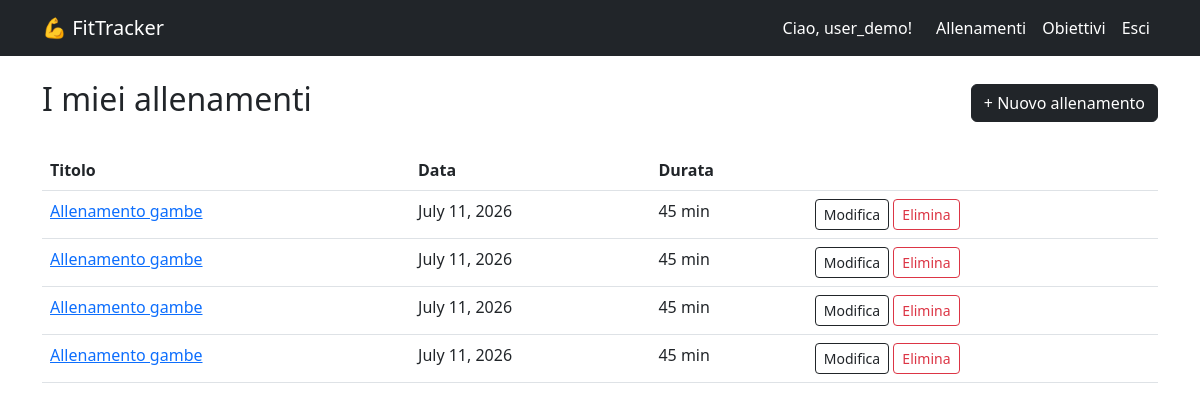
Before: /workout/ (signed in) with the older database file.
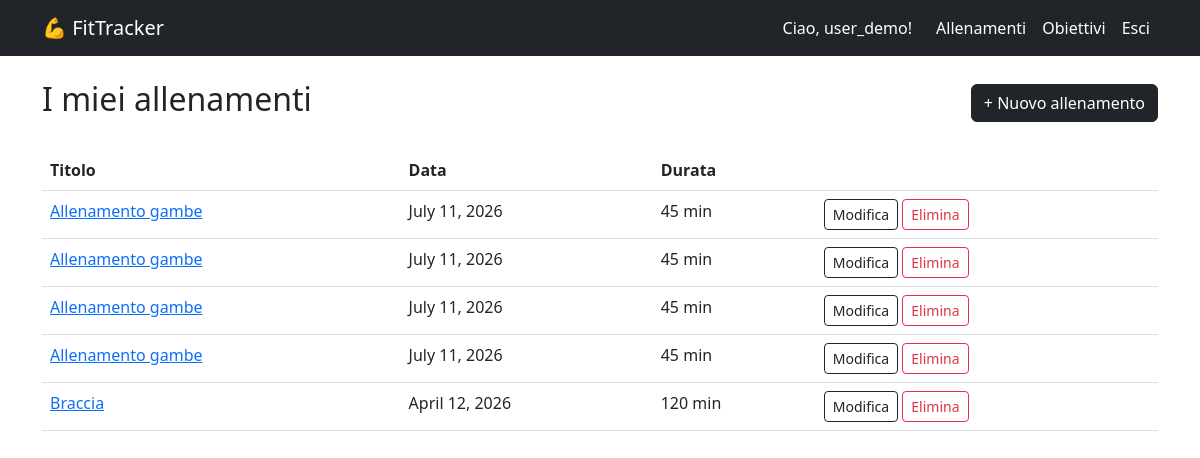
After: the same page with the newer database file.
### workout/models.py (models this page shows, shortened)
class Workout(models.Model):
    user = models.ForeignKey(settings.AUTH_USER_MODEL, on_delete=models.CASCADE, related_name='workouts')
    title = models.CharField(max_length = 200)
    date = models.DateField()
    duration_minutes = models.PositiveIntegerField()
    notes = models.TextField(blank = True)

### workout/views.py (the view)
# urls.py: path('workout/', views.WorkoutListView.as_view(), name='workout_list'),
class WorkoutListView(LoginRequiredMixin, ListView):
    model = Workout
    template_name = 'workout/workout_list.html'
    context_object_name = 'workouts'
    def get_queryset(self):
        return Workout.objects.filter(user = self.request.user).order_by('-date')

### workout/templates/workout/workout_list.html
{% extends 'workout/base.html' %}
{% block content %}
<div class = "d-flex justify-content-between align-items-center mb-4">
    <h2>I miei allenamenti</h2>
    <a href = "{% url 'workout_create' %}" class = "btn btn-dark">+ Nuovo allenamento</a>
</div>
{% if workouts %}
    <table class = "table table-hover">
        <thead>
            <tr>
                <th>Titolo</th>
                <th>Data</th>
                <th>Durata</th>
                <th></th>
            </tr>
        </thead>
        <tbody>
            {% for workout in workouts %}
                <tr>
                    <td><a href = "{% url 'workout_detail' workout.pk %}">{{ workout.title }}</a></td>
                    <td>{{ workout.date }}</td>
                    <td>{{ workout.duration_minutes }} min</td>
                    <td>
                        <a href = "{% url 'workout_edit' workout.pk %}" class = "btn btn-sm btn-outline-dark"> Modifica </a>
                        <a href = "{% url 'workout_delete' workout.pk %}" class = "btn btn-sm btn-outline-danger"> Elimina </a>
                    </td>
                </tr>
            {% endfor %}
        </tbody>
    </table>
{% else %}
    <p class = "text-muted">Non hai ancora nessun allenamento registrato.</p>
{% endif %}
{% endblock %}

Changed rows visible on the page:
added Workout: title "Braccia", date "April 12, 2026", duration_minutes "120"
